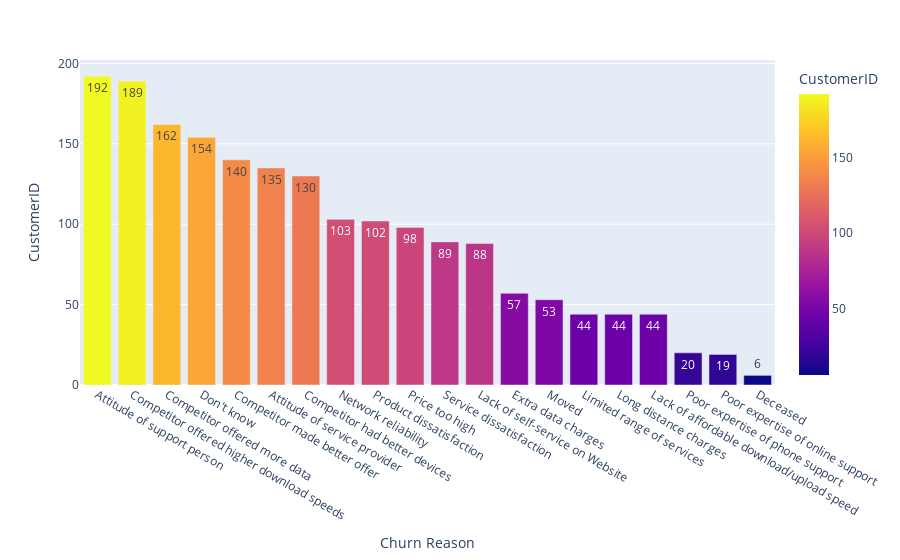

Notebook cell for this chart:
### Markdown cell above
50% of consumers quit within 10 months. After 5 months, client turnover stops falling dramatically.

The client's lifespan before churn is crucial, as the first months of service are the riskiest due to consumer expectations.

### Code cell
# Reasons for Churn
fig = px.bar(df.groupby(['Churn Reason'])['CustomerID'].count().reset_index().sort_values('CustomerID',
             ascending=False),
             x='Churn Reason',
             y='CustomerID', 
             color = 'CustomerID',
             text = 'CustomerID')
fig.show()

# Reasons:
# "I don't know"
# 33.2% Because the competition had the greatest offer (speed, data, devices).
# 17.3% Support specialist or provider attitude.
# Relocation is another cause of churn we cannot control. 

### Since there is minimal data and they are irrelevant to customer retention, I will remove them from the dataset.

### Figure 1 — Plotly figure (JSON) as saved in the notebook; plotly's stock layout.template omitted (floating-point values rounded to 4 significant figures)
{"data": [{"alignmentgroup": "True", "hovertemplate": "Churn Reason=%{x}<br>CustomerID=%{marker.color}<extra></extra>", "legendgroup": "", "marker": {"color": [192, 189, 162, 154, 140, 135, 130, 103, 102, 98, 89, 88, 57, 53, 44, 44, 44, 20, 19, 6], "coloraxis": "coloraxis", "pattern": {"shape": ""}}, "name": "", "offsetgroup": "", "orientation": "v", "showlegend": false, "text": [192, 189, 162, 154, 140, 135, 130, 103, 102, 98, 89, 88, 57, 53, 44, 44, 44, 20, 19, 6], "textposition": "auto", "type": "bar", "x": ["Attitude of support person", "Competitor offered higher download speeds", "Competitor offered more data", "Don't know", "Competitor made better offer", "Attitude of service provider", "Competitor had better devices", "Network reliability", "Product dissatisfaction", "Price too high", "Service dissatisfaction", "Lack of self-service on Website", "Extra data charges", "Moved", "Limited range of services", "Long distance charges", "Lack of affordable download/upload speed", "Poor expertise of phone support", "Poor expertise of online support", "Deceased"], "xaxis": "x", "y": [192, 189, 162, 154, 140, 135, 130, 103, 102, 98, 89, 88, 57, 53, 44, 44, 44, 20, 19, 6], "yaxis": "y"}], "layout": {"barmode": "relative", "coloraxis": {"colorbar": {"title": {"text": "CustomerID"}}, "colorscale": [[0, "#0d0887"], [0.1111, "#46039f"], [0.2222, "#7201a8"], [0.3333, "#9c179e"], [0.4444, "#bd3786"], [0.5556, "#d8576b"], [0.6667, "#ed7953"], [0.7778, "#fb9f3a"], [0.8889, "#fdca26"], [1, "#f0f921"]]}, "legend": {"tracegroupgap": 0}, "margin": {"t": 60}, "xaxis": {"anchor": "y", "domain": [0, 1], "title": {"text": "Churn Reason"}}, "yaxis": {"anchor": "x", "domain": [0, 1], "title": {"text": "CustomerID"}}}}
